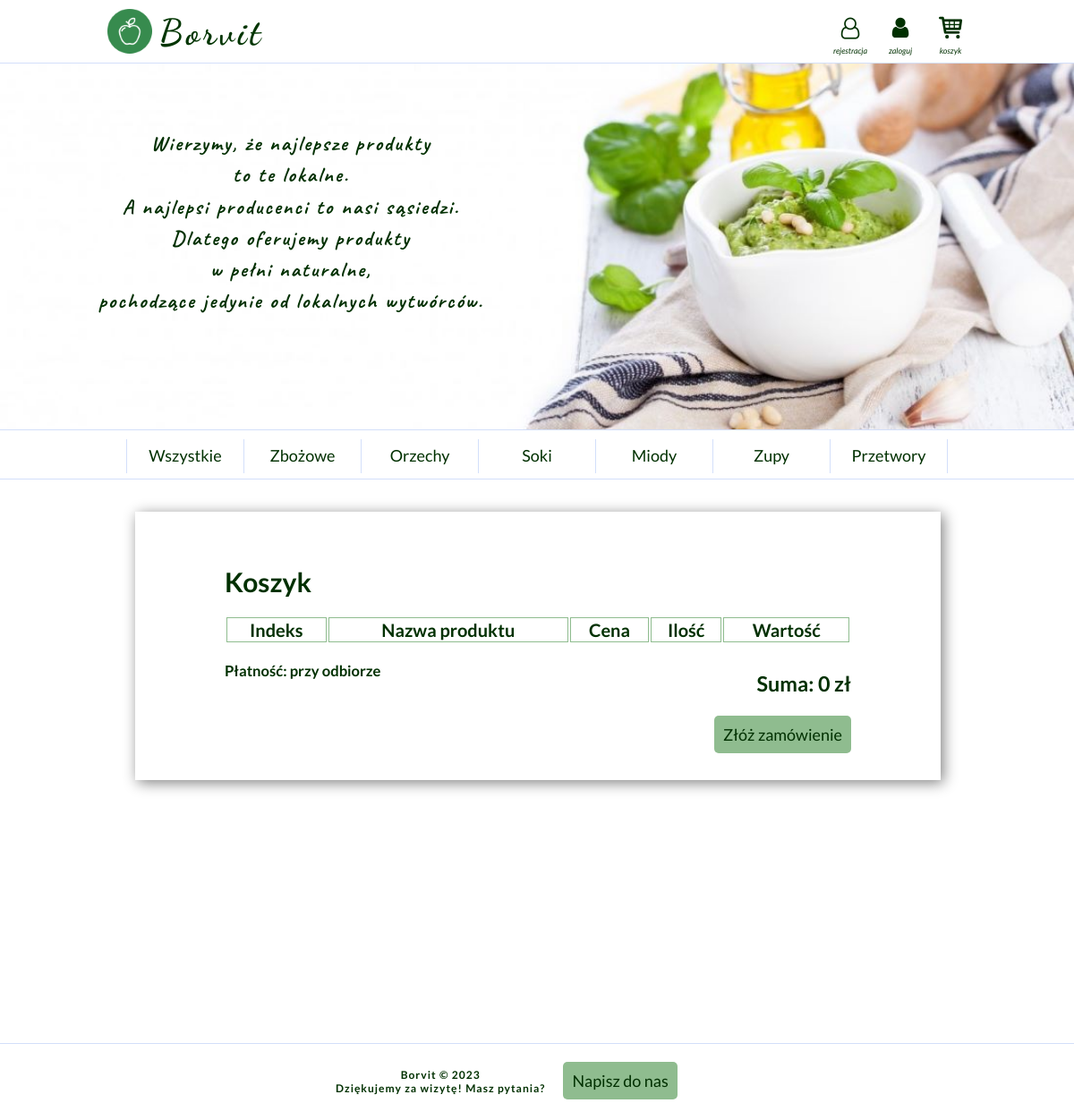
/shop/showcart.php, run on the app's committed database.
### tables this page shows
CREATE TABLE `categories` (
  `category_id` int(11) NOT NULL,
  `category_name` varchar(50) NOT NULL
);

### shop/functions.php (the view, shortened to what this page needs)
<?php
	function showMenu () {
		global $conn, $session;
		$stmt = $conn->prepare("SELECT * FROM categories");
		$stmt -> execute();
		echo "<ol>";
		echo "<li><a href='index.php'>Wszystkie</a></li>";
		while($row = $stmt -> fetch(PDO::FETCH_ASSOC)) {
			$category_name = $row['category_name'];
			$category_id = $row['category_id'];
			echo "<li><a href='index.php?category_id=$category_id'>$category_name</a></li>";
		}
		echo "</ol>";
	}
?>

### shop/style.css (style rules this page uses)
body { background-color:#F5FFFA; margin: 0px !important; font-family: 'Lato', sans-serif; font-size: 20px; color: #003000; }
a:link { text-decoration:none; color: #003000; }
ol { padding:0; margin:0; list-style-type:none; font-size:18px; height:30px; line-height: 200%; display: inline-block; }
ol a { display:block; }
ol > li { float: left; width:130px; height:38px; border-right:1px solid #D3DFFA; }
ol > li:first-child { border-left:1px solid #D3DFFA; }

### data on the page
categories: category_name "Zbożowe"
categories: category_name "Orzechy"
categories: category_name "Soki"
categories: category_name "Miody"
categories: category_name "Zupy"
categories: category_name "Przetwory"

### other printed values
$sum "0"
